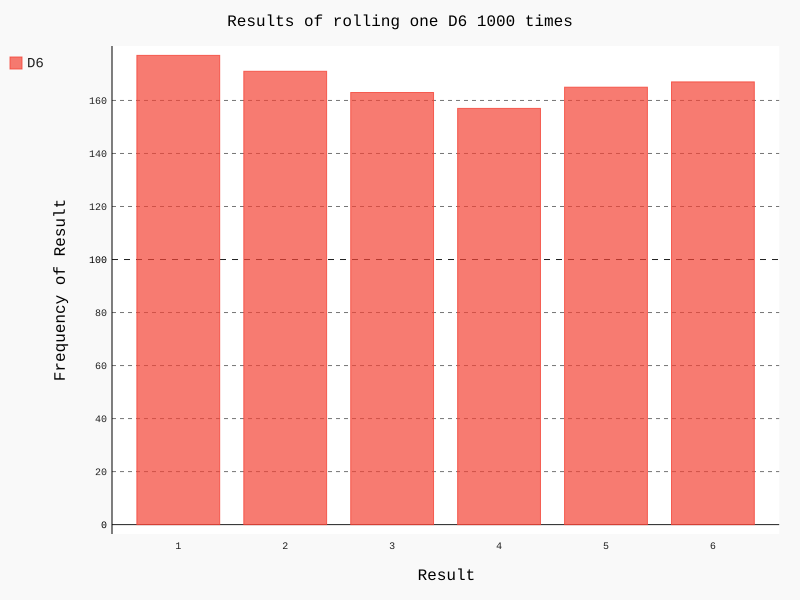

Source code (Python):
#!/usr/bin/env python
# encoding=utf-8

import pygal

from die import Die

die = Die()

results = []
for roll_num in range(1000):
    result = die.roll()
    results.append(result)

frequencies = []
for value in range(1, die.num_sides + 1):
    frequency = results.count(value)
    frequencies.append(frequency)

hist = pygal.Bar()

hist.title = "Results of rolling one D6 1000 times"
hist.x_labels = ['1', '2', '3', '4', '5', '6']
hist.x_title = 'Result'
hist.y_title = 'Frequency of Result'

hist.add('D6', frequencies)
hist.render_to_file('die_visual.svg')
